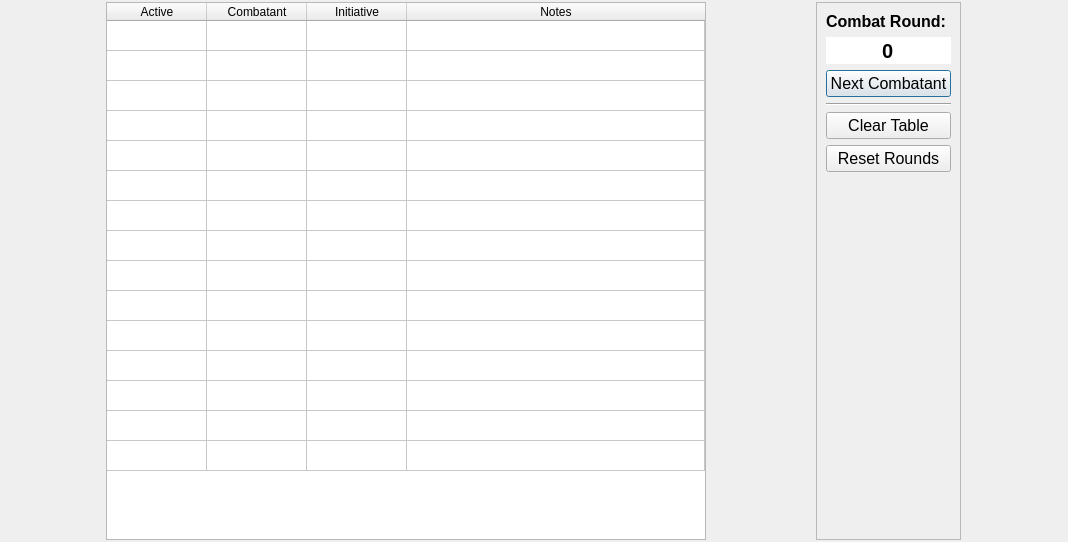
<?xml version="1.0" encoding="UTF-8"?>
<ui version="4.0">
 <class>CombatTracker</class>
 <widget class="QDialog" name="CombatTracker">
  <property name="geometry">
   <rect>
    <x>0</x>
    <y>0</y>
    <width>1068</width>
    <height>542</height>
   </rect>
  </property>
  <property name="windowTitle">
   <string>Combat Tracker</string>
  </property>
  <property name="windowIcon">
   <iconset resource="../resources/resources.qrc">
    <normaloff>:/icons/media/combatTracker.png</normaloff>:/icons/media/combatTracker.png</iconset>
  </property>
  <property name="autoFillBackground">
   <bool>false</bool>
  </property>
  <property name="sizeGripEnabled">
   <bool>false</bool>
  </property>
  <property name="modal">
   <bool>false</bool>
  </property>
  <layout class="QHBoxLayout" name="horizontalLayout">
   <property name="leftMargin">
    <number>2</number>
   </property>
   <property name="topMargin">
    <number>2</number>
   </property>
   <property name="rightMargin">
    <number>2</number>
   </property>
   <property name="bottomMargin">
    <number>2</number>
   </property>
   <item>
    <layout class="QVBoxLayout" name="verticalLayout_2">
     <item>
      <widget class="QTableWidget" name="tableWidget">
       <property name="sizePolicy">
        <sizepolicy hsizetype="Expanding" vsizetype="Expanding">
         <horstretch>0</horstretch>
         <verstretch>0</verstretch>
        </sizepolicy>
       </property>
       <property name="minimumSize">
        <size>
         <width>10</width>
         <height>10</height>
        </size>
       </property>
       <property name="maximumSize">
        <size>
         <width>600</width>
         <height>16777215</height>
        </size>
       </property>
       <property name="alternatingRowColors">
        <bool>false</bool>
       </property>
       <property name="textElideMode">
        <enum>Qt::ElideMiddle</enum>
       </property>
       <attribute name="horizontalHeaderStretchLastSection">
        <bool>true</bool>
       </attribute>
       <attribute name="verticalHeaderVisible">
        <bool>false</bool>
       </attribute>
       <row>
        <property name="text">
         <string>1</string>
        </property>
       </row>
       <row>
        <property name="text">
         <string>2</string>
        </property>
       </row>
       <row>
        <property name="text">
         <string>3</string>
        </property>
       </row>
       <row>
        <property name="text">
         <string>4</string>
        </property>
       </row>
       <row>
        <property name="text">
         <string>5</string>
        </property>
       </row>
       <row>
        <property name="text">
         <string>6</string>
        </property>
       </row>
       <row>
        <property name="text">
         <string>7</string>
        </property>
       </row>
       <row>
        <property name="text">
         <string>8</string>
        </property>
       </row>
       <row>
        <property name="text">
         <string>9</string>
        </property>
       </row>
       <row>
        <property name="text">
         <string>10</string>
        </property>
       </row>
       <row>
        <property name="text">
         <string>11</string>
        </property>
       </row>
       <row>
        <property name="text">
         <string>12</string>
        </property>
       </row>
       <row>
        <property name="text">
         <string>13</string>
        </property>
       </row>
       <row>
        <property name="text">
         <string>14</string>
        </property>
       </row>
       <row>
        <property name="text">
         <string>15</string>
        </property>
       </row>
       <column>
        <property name="text">
         <string>Active</string>
        </property>
       </column>
       <column>
        <property name="text">
         <string>Combatant</string>
        </property>
       </column>
       <column>
        <property name="text">
         <string>Initiative</string>
        </property>
       </column>
       <column>
        <property name="text">
         <string>Notes</string>
        </property>
       </column>
       <item row="0" column="0">
        <property name="text">
         <string/>
        </property>
        <property name="font">
         <font>
          <pointsize>20</pointsize>
          <weight>75</weight>
          <bold>true</bold>
         </font>
        </property>
        <property name="textAlignment">
         <set>AlignTrailing|AlignBottom</set>
        </property>
       </item>
       <item row="0" column="2">
        <property name="text">
         <string/>
        </property>
        <property name="textAlignment">
         <set>AlignCenter</set>
        </property>
       </item>
       <item row="1" column="0">
        <property name="text">
         <string/>
        </property>
        <property name="font">
         <font>
          <pointsize>20</pointsize>
          <weight>75</weight>
          <bold>true</bold>
         </font>
        </property>
        <property name="textAlignment">
         <set>AlignTrailing|AlignBottom</set>
        </property>
       </item>
       <item row="1" column="2">
        <property name="text">
         <string/>
        </property>
        <property name="textAlignment">
         <set>AlignCenter</set>
        </property>
       </item>
       <item row="2" column="0">
        <property name="text">
         <string/>
        </property>
        <property name="font">
         <font>
          <pointsize>20</pointsize>
          <weight>75</weight>
          <bold>true</bold>
         </font>
        </property>
        <property name="textAlignment">
         <set>AlignTrailing|AlignBottom</set>
        </property>
       </item>
       <item row="2" column="2">
        <property name="text">
         <string/>
        </property>
        <property name="textAlignment">
         <set>AlignCenter</set>
        </property>
       </item>
       <item row="3" column="0">
        <property name="text">
         <string/>
        </property>
        <property name="font">
         <font>
          <pointsize>20</pointsize>
          <weight>75</weight>
          <bold>true</bold>
         </font>
        </property>
        <property name="textAlignment">
         <set>AlignTrailing|AlignBottom</set>
        </property>
       </item>
       <item row="3" column="2">
        <property name="text">
         <string/>
        </property>
        <property name="textAlignment">
         <set>AlignCenter</set>
        </property>
       </item>
       <item row="4" column="0">
        <property name="text">
         <string/>
        </property>
        <property name="font">
         <font>
          <pointsize>20</pointsize>
          <weight>75</weight>
          <bold>true</bold>
         </font>
        </property>
        <property name="textAlignment">
         <set>AlignTrailing|AlignBottom</set>
        </property>
       </item>
       <item row="4" column="2">
        <property name="text">
         <string/>
        </property>
        <property name="textAlignment">
         <set>AlignCenter</set>
        </property>
       </item>
       <item row="5" column="0">
        <property name="text">
         <string/>
        </property>
        <property name="font">
         <font>
          <pointsize>20</pointsize>
          <weight>75</weight>
          <bold>true</bold>
         </font>
        </property>
        <property name="textAlignment">
         <set>AlignTrailing|AlignBottom</set>
        </property>
       </item>
       <item row="5" column="2">
        <property name="text">
         <string/>
        </property>
        <property name="textAlignment">
         <set>AlignCenter</set>
        </property>
       </item>
       <item row="6" column="0">
        <property name="text">
         <string/>
        </property>
        <property name="font">
         <font>
          <pointsize>20</pointsize>
          <weight>75</weight>
          <bold>true</bold>
         </font>
        </property>
        <property name="textAlignment">
         <set>AlignTrailing|AlignBottom</set>
        </property>
       </item>
       <item row="6" column="2">
        <property name="text">
         <string/>
        </property>
        <property name="textAlignment">
         <set>AlignCenter</set>
        </property>
       </item>
       <item row="7" column="0">
        <property name="text">
         <string/>
        </property>
        <property name="font">
         <font>
          <pointsize>20</pointsize>
          <weight>75</weight>
          <bold>true</bold>
         </font>
        </property>
        <property name="textAlignment">
         <set>AlignTrailing|AlignBottom</set>
        </property>
       </item>
       <item row="7" column="2">
        <property name="text">
         <string/>
        </property>
        <property name="textAlignment">
         <set>AlignCenter</set>
        </property>
       </item>
       <item row="8" column="0">
        <property name="text">
         <string/>
        </property>
        <property name="font">
         <font>
          <pointsize>20</pointsize>
          <weight>75</weight>
          <bold>true</bold>
         </font>
        </property>
        <property name="textAlignment">
         <set>AlignTrailing|AlignBottom</set>
        </property>
       </item>
       <item row="8" column="2">
        <property name="text">
         <string/>
        </property>
        <property name="textAlignment">
         <set>AlignCenter</set>
        </property>
       </item>
       <item row="9" column="0">
        <property name="text">
         <string/>
        </property>
        <property name="font">
         <font>
          <pointsize>20</pointsize>
          <weight>75</weight>
          <bold>true</bold>
         </font>
        </property>
        <property name="textAlignment">
         <set>AlignTrailing|AlignBottom</set>
        </property>
       </item>
       <item row="9" column="2">
        <property name="text">
         <string/>
        </property>
        <property name="textAlignment">
         <set>AlignCenter</set>
        </property>
       </item>
       <item row="10" column="0">
        <property name="text">
         <string/>
        </property>
        <property name="font">
         <font>
          <pointsize>20</pointsize>
          <weight>75</weight>
          <bold>true</bold>
         </font>
        </property>
        <property name="textAlignment">
         <set>AlignTrailing|AlignBottom</set>
        </property>
       </item>
       <item row="10" column="2">
        <property name="text">
         <string/>
        </property>
        <property name="textAlignment">
         <set>AlignCenter</set>
        </property>
       </item>
       <item row="11" column="0">
        <property name="text">
         <string/>
        </property>
        <property name="font">
         <font>
          <pointsize>20</pointsize>
          <weight>75</weight>
          <bold>true</bold>
         </font>
        </property>
        <property name="textAlignment">
         <set>AlignTrailing|AlignBottom</set>
        </property>
       </item>
       <item row="11" column="2">
        <property name="text">
         <string/>
        </property>
        <property name="textAlignment">
         <set>AlignCenter</set>
        </property>
       </item>
       <item row="12" column="0">
        <property name="text">
         <string/>
        </property>
        <property name="font">
         <font>
          <pointsize>20</pointsize>
          <weight>75</weight>
          <bold>true</bold>
         </font>
        </property>
        <property name="textAlignment">
         <set>AlignTrailing|AlignBottom</set>
        </property>
       </item>
       <item row="12" column="2">
        <property name="text">
         <string/>
        </property>
        <property name="textAlignment">
         <set>AlignCenter</set>
        </property>
       </item>
       <item row="13" column="0">
        <property name="text">
         <string/>
        </property>
        <property name="font">
         <font>
          <pointsize>20</pointsize>
          <weight>75</weight>
          <bold>true</bold>
         </font>
        </property>
        <property name="textAlignment">
         <set>AlignTrailing|AlignBottom</set>
        </property>
       </item>
       <item row="13" column="2">
        <property name="text">
         <string/>
        </property>
        <property name="textAlignment">
         <set>AlignCenter</set>
        </property>
       </item>
       <item row="14" column="0">
        <property name="text">
         <string/>
        </property>
        <property name="font">
         <font>
          <pointsize>20</pointsize>
          <weight>75</weight>
          <bold>true</bold>
         </font>
        </property>
        <property name="textAlignment">
         <set>AlignTrailing|AlignBottom</set>
        </property>
       </item>
       <item row="14" column="2">
        <property name="text">
         <string/>
        </property>
        <property name="textAlignment">
         <set>AlignCenter</set>
        </property>
       </item>
      </widget>
     </item>
    </layout>
   </item>
   <item>
    <widget class="QFrame" name="frame">
     <property name="sizePolicy">
      <sizepolicy hsizetype="Maximum" vsizetype="Preferred">
       <horstretch>0</horstretch>
       <verstretch>0</verstretch>
      </sizepolicy>
     </property>
     <property name="frameShape">
      <enum>QFrame::StyledPanel</enum>
     </property>
     <property name="frameShadow">
      <enum>QFrame::Raised</enum>
     </property>
     <layout class="QVBoxLayout" name="verticalLayout">
      <item>
       <widget class="QLabel" name="label">
        <property name="font">
         <font>
          <pointsize>12</pointsize>
          <weight>75</weight>
          <bold>true</bold>
         </font>
        </property>
        <property name="text">
         <string>Combat Round:</string>
        </property>
       </widget>
      </item>
      <item>
       <widget class="QSpinBox" name="spinBox_round">
        <property name="font">
         <font>
          <pointsize>15</pointsize>
          <weight>75</weight>
          <bold>true</bold>
         </font>
        </property>
        <property name="frame">
         <bool>false</bool>
        </property>
        <property name="alignment">
         <set>Qt::AlignCenter</set>
        </property>
        <property name="readOnly">
         <bool>true</bool>
        </property>
        <property name="buttonSymbols">
         <enum>QAbstractSpinBox::NoButtons</enum>
        </property>
        <property name="keyboardTracking">
         <bool>true</bool>
        </property>
        <property name="minimum">
         <number>0</number>
        </property>
        <property name="maximum">
         <number>999999</number>
        </property>
        <property name="value">
         <number>0</number>
        </property>
        <property name="displayIntegerBase">
         <number>10</number>
        </property>
       </widget>
      </item>
      <item>
       <widget class="QPushButton" name="pushButton_next">
        <property name="font">
         <font>
          <pointsize>12</pointsize>
         </font>
        </property>
        <property name="text">
         <string>Next Combatant</string>
        </property>
       </widget>
      </item>
      <item>
       <widget class="Line" name="line">
        <property name="orientation">
         <enum>Qt::Horizontal</enum>
        </property>
       </widget>
      </item>
      <item>
       <widget class="QPushButton" name="pushButton_clear">
        <property name="font">
         <font>
          <pointsize>12</pointsize>
         </font>
        </property>
        <property name="text">
         <string>Clear Table</string>
        </property>
       </widget>
      </item>
      <item>
       <widget class="QPushButton" name="pushButton_reset">
        <property name="font">
         <font>
          <pointsize>12</pointsize>
         </font>
        </property>
        <property name="text">
         <string>Reset Rounds</string>
        </property>
       </widget>
      </item>
      <item>
       <spacer name="verticalSpacer">
        <property name="orientation">
         <enum>Qt::Vertical</enum>
        </property>
        <property name="sizeHint" stdset="0">
         <size>
          <width>20</width>
          <height>40</height>
         </size>
        </property>
       </spacer>
      </item>
     </layout>
    </widget>
   </item>
  </layout>
 </widget>
 <resources>
  <include location="../resources/resources.qrc"/>
 </resources>
 <connections/>
</ui>
